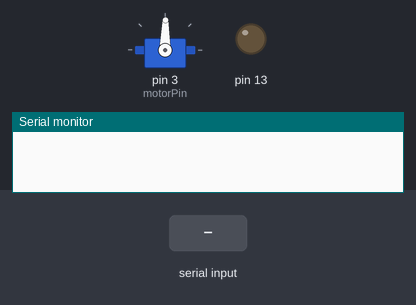
The sketch below on a simulated Arduino Uno, built with avr-gcc and run on an emulated ATmega328P. On the bench: servo, output pins drawn as LEDs (lit = HIGH), the last lines printed to the serial monitor. Inputs (shaded band) come from the test bench.

Above: at 1.2 s.
1.3 s: "n90\n" received over the second serial link
At 1.8 s:
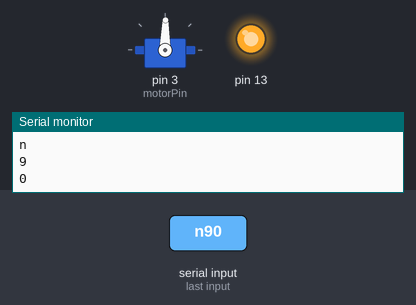
5.3 s: "f90\n" received over the second serial link
At 6.6 s:
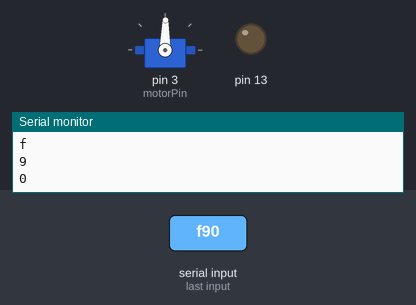
6.9 s: "n,45\n" received over the second serial link
At 8.3 s:
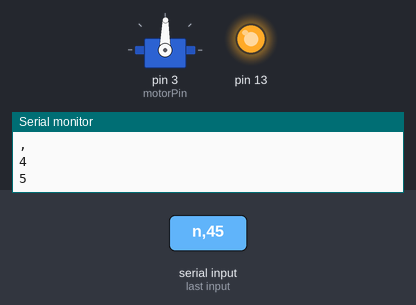
8.6 s: "f,45\n" received over the second serial link
At 10.0 s:
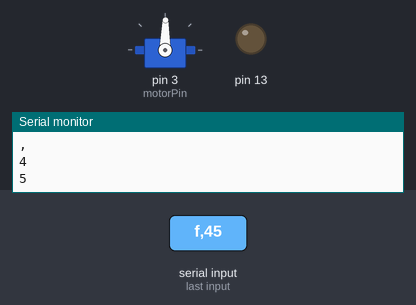
Timing chart, 0 to 11.2 s (numbered marks = the images above; inputs shaded):
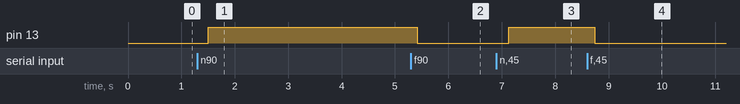

The sketch:

bt_receiver.ino
```cpp
char blueToothVal;           //value sent over via bluetooth
char lastValue;              //stores last state of device (on/off)
int motorPin = 3;
String motorSpeed = "";
String data = "";

#include<SoftwareSerial.h>
#include<Servo.h>

// MAC ADDR:
// HC-05 - mac: 30-14-11-18-21-81
// HC-06 - mac: 30-14-12-17-14-80
// Sender = HC05 = 1411
// Receiver = HC06 = 1451
SoftwareSerial mySerial(10,11);//TX IS 10, RX IS 11
Servo myServo;
void setup()
{
 mySerial.begin(9600);
 Serial.begin(38400);
 pinMode(13,OUTPUT);
 myServo.attach(motorPin);
}

int atoi2(String s){
  int value = 0;
  int sign = 1;
  int index = 0;
  if( s[index] == '+' || s[index] == '-'){
     if( s[index] == '-' ) sign = -1;
     index++;
  }
  //Serial.println("S[index] is: ");
  //Serial.println(s.charAt(1));
  while ( s[index] >= '0' && s[index] <= '9' ){
    // Serial.println("at index: ");
   //  Serial.println(index);
     value *= 10;
     value += (int) (s[index] - '0');
     index++;
  }
  //Serial.println("Returning: ");
  //Serial.println(value);
  return value * sign;
}


void loop()
{
  if(mySerial.available())
  {//if there is data being recieved
    blueToothVal=mySerial.read(); //read it
    //Serial.println(blueToothVal);
    Serial.println(blueToothVal);
    delay(100);
  }
  if (blueToothVal=='n')
  {//if value from bluetooth serial is n
    digitalWrite(13,HIGH);            //switch on LED
    if (lastValue!='n')
      mySerial.println(F("LED is on")); //print LED is on
    lastValue=blueToothVal;
    blueToothVal = 'm';
    delay(100);
  }
  else if (blueToothVal=='f')
  {//if value from bluetooth serial is n
    digitalWrite(13,LOW);             //turn off LED
    if (lastValue!='f')
      mySerial.println(F("LED is off")); //print LED is on
    lastValue=blueToothVal;
    blueToothVal = 'm';
    delay(100);
  }else{
    if(blueToothVal != 'm' && blueToothVal <= '9' && blueToothVal >= '0'){
       motorSpeed += (blueToothVal);
    }
    else{
      if(atoi2(motorSpeed) >= 1500 && atoi2(motorSpeed) <= 2000){
         Serial.println("motorspeed string: ");
         Serial.println(motorSpeed);
         Serial.println("motorspeed as num: ");
         Serial.println(atoi2(motorSpeed));
         myServo.writeMicroseconds(atoi2(motorSpeed));
         delay(200);
       }
       else if(atoi2(motorSpeed) < 1500){
         myServo.writeMicroseconds(1460);
         delay(200);
       }
       blueToothVal = 'm';
       motorSpeed = "";
    }
  }
}
```

Measured:
- after the input at 1.3 s, pin 13: LOW → HIGH after 0.20 s
- after the input at 5.3 s, pin 13: HIGH → LOW after 0.12 s
- after the input at 6.9 s, pin 13: LOW → HIGH after 0.23 s
- after the input at 8.6 s, pin 13: HIGH → LOW after 0.14 s
